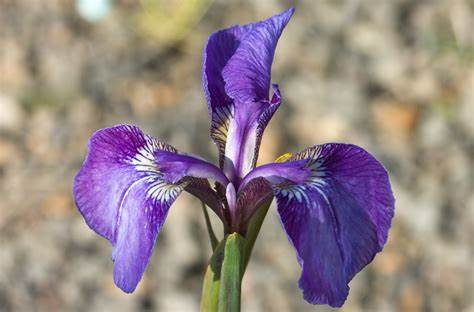
#> input picture Experiments/Image_Effects/dataset/iris.jpg, 474 x 312 px, found by its file name
$ python oilpainting.py
#> lines starting #> are read from the running program, lines starting #| are printed output that depends on the picture
import cv2
import matplotlib.pyplot as plt
img = cv2.imread('U:\\4-1\\Digital Image Processing LAB\\Chapter_16\\dataset\\iris.jpg')
#> img is the input picture: shape (312, 474, 3); mean B, G, R 134.3, 132, 148

plt.title('Original Image')
plt.axis('Off')
plt.imshow(img)
plt.show()

res = cv2.xphoto.oilPainting(img, 7, 1)
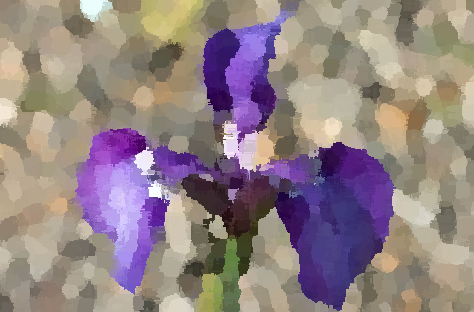
#> res: shape (312, 474, 3); mean B, G, R 132.5, 131.1, 147
plt.title('Oil painting')
plt.axis('Off')
plt.imshow(res)
plt.show()
